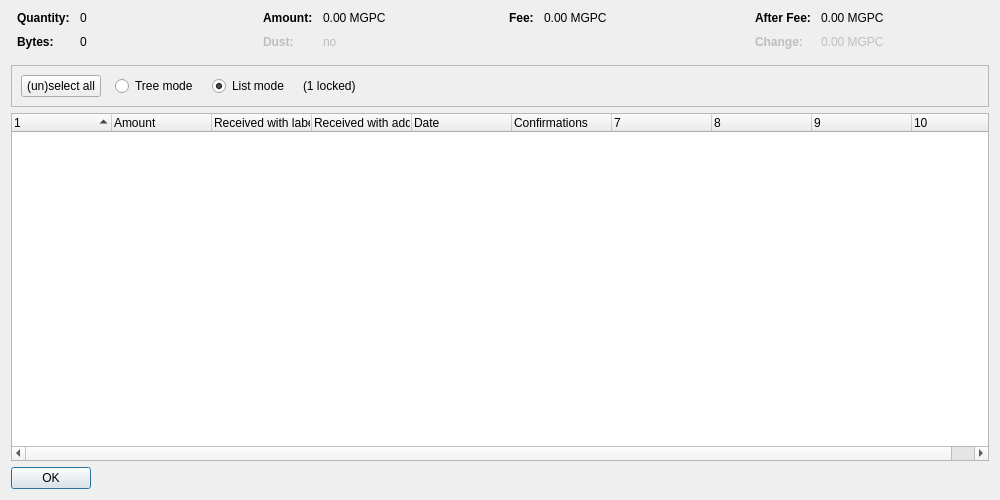
<?xml version="1.0" encoding="UTF-8"?>
<ui version="4.0">
 <class>CoinControlDialog</class>
 <widget class="QDialog" name="CoinControlDialog">
  <property name="geometry">
   <rect>
    <x>0</x>
    <y>0</y>
    <width>1000</width>
    <height>500</height>
   </rect>
  </property>
  <property name="windowTitle">
   <string>Coin Selection</string>
  </property>
  <layout class="QVBoxLayout" name="verticalLayout">
   <item>
    <layout class="QHBoxLayout" name="horizontalLayoutTop" stretch="0,0,0,0">
     <property name="topMargin">
      <number>0</number>
     </property>
     <property name="bottomMargin">
      <number>10</number>
     </property>
     <item>
      <layout class="QFormLayout" name="formLayoutCoinControl1">
       <property name="horizontalSpacing">
        <number>10</number>
       </property>
       <property name="verticalSpacing">
        <number>10</number>
       </property>
       <property name="leftMargin">
        <number>6</number>
       </property>
       <property name="rightMargin">
        <number>6</number>
       </property>
       <item row="0" column="0">
        <widget class="QLabel" name="labelCoinControlQuantityText">
         <property name="font">
          <font>
           <weight>75</weight>
           <bold>true</bold>
          </font>
         </property>
         <property name="text">
          <string>Quantity:</string>
         </property>
        </widget>
       </item>
       <item row="0" column="1">
        <widget class="QLabel" name="labelCoinControlQuantity">
         <property name="cursor">
          <cursorShape>IBeamCursor</cursorShape>
         </property>
         <property name="contextMenuPolicy">
          <enum>Qt::ActionsContextMenu</enum>
         </property>
         <property name="text">
          <string notr="true">0</string>
         </property>
         <property name="textInteractionFlags">
          <set>Qt::LinksAccessibleByMouse|Qt::TextSelectableByKeyboard|Qt::TextSelectableByMouse</set>
         </property>
        </widget>
       </item>
       <item row="1" column="0">
        <widget class="QLabel" name="labelCoinControlBytesText">
         <property name="font">
          <font>
           <weight>75</weight>
           <bold>true</bold>
          </font>
         </property>
         <property name="text">
          <string>Bytes:</string>
         </property>
        </widget>
       </item>
       <item row="1" column="1">
        <widget class="QLabel" name="labelCoinControlBytes">
         <property name="cursor">
          <cursorShape>IBeamCursor</cursorShape>
         </property>
         <property name="contextMenuPolicy">
          <enum>Qt::ActionsContextMenu</enum>
         </property>
         <property name="text">
          <string notr="true">0</string>
         </property>
         <property name="textInteractionFlags">
          <set>Qt::LinksAccessibleByMouse|Qt::TextSelectableByKeyboard|Qt::TextSelectableByMouse</set>
         </property>
        </widget>
       </item>
      </layout>
     </item>
     <item>
      <layout class="QFormLayout" name="formLayoutCoinControl2">
       <property name="horizontalSpacing">
        <number>10</number>
       </property>
       <property name="verticalSpacing">
        <number>10</number>
       </property>
       <property name="leftMargin">
        <number>6</number>
       </property>
       <property name="rightMargin">
        <number>6</number>
       </property>
       <item row="0" column="0">
        <widget class="QLabel" name="labelCoinControlAmountText">
         <property name="font">
          <font>
           <weight>75</weight>
           <bold>true</bold>
          </font>
         </property>
         <property name="text">
          <string>Amount:</string>
         </property>
        </widget>
       </item>
       <item row="0" column="1">
        <widget class="QLabel" name="labelCoinControlAmount">
         <property name="cursor">
          <cursorShape>IBeamCursor</cursorShape>
         </property>
         <property name="contextMenuPolicy">
          <enum>Qt::ActionsContextMenu</enum>
         </property>
         <property name="text">
          <string notr="true">0.00 MGPC</string>
         </property>
         <property name="textInteractionFlags">
          <set>Qt::LinksAccessibleByMouse|Qt::TextSelectableByKeyboard|Qt::TextSelectableByMouse</set>
         </property>
        </widget>
       </item>
       <item row="1" column="0">
        <widget class="QLabel" name="labelCoinControlLowOutputText">
         <property name="enabled">
          <bool>false</bool>
         </property>
         <property name="font">
          <font>
           <weight>75</weight>
           <bold>true</bold>
          </font>
         </property>
         <property name="text">
          <string>Dust:</string>
         </property>
        </widget>
       </item>
       <item row="1" column="1">
        <widget class="QLabel" name="labelCoinControlLowOutput">
         <property name="enabled">
          <bool>false</bool>
         </property>
         <property name="cursor">
          <cursorShape>IBeamCursor</cursorShape>
         </property>
         <property name="contextMenuPolicy">
          <enum>Qt::ActionsContextMenu</enum>
         </property>
         <property name="text">
          <string notr="true">no</string>
         </property>
         <property name="textInteractionFlags">
          <set>Qt::LinksAccessibleByMouse|Qt::TextSelectableByKeyboard|Qt::TextSelectableByMouse</set>
         </property>
        </widget>
       </item>
      </layout>
     </item>
     <item>
      <layout class="QFormLayout" name="formLayoutCoinControl3">
       <property name="horizontalSpacing">
        <number>10</number>
       </property>
       <property name="verticalSpacing">
        <number>10</number>
       </property>
       <property name="leftMargin">
        <number>6</number>
       </property>
       <property name="rightMargin">
        <number>6</number>
       </property>
       <item row="0" column="0">
        <widget class="QLabel" name="labelCoinControlFeeText">
         <property name="font">
          <font>
           <weight>75</weight>
           <bold>true</bold>
          </font>
         </property>
         <property name="text">
          <string>Fee:</string>
         </property>
        </widget>
       </item>
       <item row="0" column="1">
        <widget class="QLabel" name="labelCoinControlFee">
         <property name="cursor">
          <cursorShape>IBeamCursor</cursorShape>
         </property>
         <property name="contextMenuPolicy">
          <enum>Qt::ActionsContextMenu</enum>
         </property>
         <property name="text">
          <string notr="true">0.00 MGPC</string>
         </property>
         <property name="textInteractionFlags">
          <set>Qt::LinksAccessibleByMouse|Qt::TextSelectableByKeyboard|Qt::TextSelectableByMouse</set>
         </property>
        </widget>
       </item>
      </layout>
     </item>
     <item>
      <layout class="QFormLayout" name="formLayoutCoinControl4">
       <property name="horizontalSpacing">
        <number>10</number>
       </property>
       <property name="verticalSpacing">
        <number>10</number>
       </property>
       <property name="leftMargin">
        <number>6</number>
       </property>
       <property name="rightMargin">
        <number>6</number>
       </property>
       <item row="0" column="0">
        <widget class="QLabel" name="labelCoinControlAfterFeeText">
         <property name="font">
          <font>
           <weight>75</weight>
           <bold>true</bold>
          </font>
         </property>
         <property name="text">
          <string>After Fee:</string>
         </property>
        </widget>
       </item>
       <item row="0" column="1">
        <widget class="QLabel" name="labelCoinControlAfterFee">
         <property name="cursor">
          <cursorShape>IBeamCursor</cursorShape>
         </property>
         <property name="contextMenuPolicy">
          <enum>Qt::ActionsContextMenu</enum>
         </property>
         <property name="text">
          <string notr="true">0.00 MGPC</string>
         </property>
         <property name="textInteractionFlags">
          <set>Qt::LinksAccessibleByMouse|Qt::TextSelectableByKeyboard|Qt::TextSelectableByMouse</set>
         </property>
        </widget>
       </item>
       <item row="1" column="0">
        <widget class="QLabel" name="labelCoinControlChangeText">
         <property name="enabled">
          <bool>false</bool>
         </property>
         <property name="font">
          <font>
           <weight>75</weight>
           <bold>true</bold>
          </font>
         </property>
         <property name="text">
          <string>Change:</string>
         </property>
        </widget>
       </item>
       <item row="1" column="1">
        <widget class="QLabel" name="labelCoinControlChange">
         <property name="enabled">
          <bool>false</bool>
         </property>
         <property name="cursor">
          <cursorShape>IBeamCursor</cursorShape>
         </property>
         <property name="contextMenuPolicy">
          <enum>Qt::ActionsContextMenu</enum>
         </property>
         <property name="text">
          <string notr="true">0.00 MGPC</string>
         </property>
         <property name="textInteractionFlags">
          <set>Qt::LinksAccessibleByMouse|Qt::TextSelectableByKeyboard|Qt::TextSelectableByMouse</set>
         </property>
        </widget>
       </item>
      </layout>
     </item>
    </layout>
   </item>
   <item>
    <widget class="QFrame" name="frame">
     <property name="minimumSize">
      <size>
       <width>0</width>
       <height>40</height>
      </size>
     </property>
     <property name="frameShape">
      <enum>QFrame::StyledPanel</enum>
     </property>
     <property name="frameShadow">
      <enum>QFrame::Sunken</enum>
     </property>
     <layout class="QHBoxLayout" name="horizontalLayout">
      <item>
       <layout class="QHBoxLayout" name="horizontalLayoutPanel" stretch="0,0,0,0,0">
        <property name="spacing">
         <number>14</number>
        </property>
        <item>
         <widget class="QPushButton" name="pushButtonSelectAll">
          <property name="sizePolicy">
           <sizepolicy hsizetype="Maximum" vsizetype="Fixed">
            <horstretch>0</horstretch>
            <verstretch>0</verstretch>
           </sizepolicy>
          </property>
          <property name="text">
           <string>(un)select all</string>
          </property>
          <property name="autoDefault">
           <bool>false</bool>
          </property>
         </widget>
        </item>
        <item>
         <widget class="QRadioButton" name="radioTreeMode">
          <property name="sizePolicy">
           <sizepolicy hsizetype="Maximum" vsizetype="Fixed">
            <horstretch>0</horstretch>
            <verstretch>0</verstretch>
           </sizepolicy>
          </property>
          <property name="text">
           <string>Tree mode</string>
          </property>
         </widget>
        </item>
        <item>
         <widget class="QRadioButton" name="radioListMode">
          <property name="sizePolicy">
           <sizepolicy hsizetype="Maximum" vsizetype="Fixed">
            <horstretch>0</horstretch>
            <verstretch>0</verstretch>
           </sizepolicy>
          </property>
          <property name="text">
           <string>List mode</string>
          </property>
          <property name="checked">
           <bool>true</bool>
          </property>
         </widget>
        </item>
        <item>
         <widget class="QLabel" name="labelLocked">
          <property name="text">
           <string notr="true">(1 locked)</string>
          </property>
         </widget>
        </item>
        <item>
         <spacer name="horizontalSpacer">
          <property name="orientation">
           <enum>Qt::Horizontal</enum>
          </property>
          <property name="sizeHint" stdset="0">
           <size>
            <width>40</width>
            <height>20</height>
           </size>
          </property>
         </spacer>
        </item>
       </layout>
      </item>
     </layout>
    </widget>
   </item>
   <item>
    <widget class="CoinControlTreeWidget" name="treeWidget">
     <property name="contextMenuPolicy">
      <enum>Qt::CustomContextMenu</enum>
     </property>
     <property name="sortingEnabled">
      <bool>false</bool>
     </property>
     <property name="columnCount">
      <number>10</number>
     </property>
     <attribute name="headerShowSortIndicator" stdset="0">
      <bool>true</bool>
     </attribute>
     <attribute name="headerStretchLastSection">
      <bool>false</bool>
     </attribute>
     <column>
      <property name="text">
       <string/>
      </property>
     </column>
     <column>
      <property name="text">
       <string>Amount</string>
      </property>
     </column>
     <column>
      <property name="text">
       <string>Received with label</string>
      </property>
     </column>
     <column>
      <property name="text">
       <string>Received with address</string>
      </property>
     </column>
     <column>
      <property name="text">
       <string>Date</string>
      </property>
     </column>
     <column>
      <property name="text">
       <string>Confirmations</string>
      </property>
      <property name="toolTip">
       <string>Confirmed</string>
      </property>
     </column>
     <column>
      <property name="text">
       <string/>
      </property>
     </column>
     <column>
      <property name="text">
       <string/>
      </property>
     </column>
     <column>
      <property name="text">
       <string/>
      </property>
     </column>
     <column>
      <property name="text">
       <string/>
      </property>
     </column>
    </widget>
   </item>
   <item>
    <widget class="QDialogButtonBox" name="buttonBox">
     <property name="sizePolicy">
      <sizepolicy hsizetype="Maximum" vsizetype="Fixed">
       <horstretch>0</horstretch>
       <verstretch>0</verstretch>
      </sizepolicy>
     </property>
     <property name="orientation">
      <enum>Qt::Horizontal</enum>
     </property>
     <property name="standardButtons">
      <set>QDialogButtonBox::Ok</set>
     </property>
    </widget>
   </item>
  </layout>
 </widget>
 <customwidgets>
  <customwidget>
   <class>CoinControlTreeWidget</class>
   <extends>QTreeWidget</extends>
   <header>qt/coincontroltreewidget.h</header>
  </customwidget>
 </customwidgets>
 <resources/>
 <connections/>
</ui>
